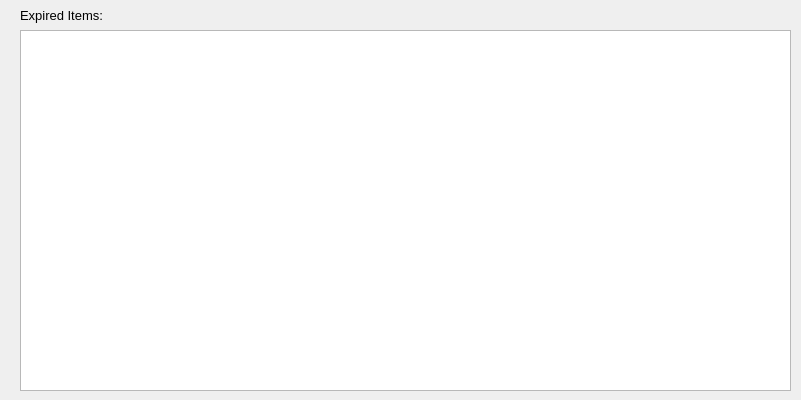
<?xml version="1.0" encoding="UTF-8"?>
<ui version="4.0">
 <class>ExpiredItems</class>
 <widget class="QDialog" name="ExpiredItems">
  <property name="geometry">
   <rect>
    <x>0</x>
    <y>0</y>
    <width>801</width>
    <height>400</height>
   </rect>
  </property>
  <property name="windowTitle">
   <string>Dialog</string>
  </property>
  <widget class="QTableView" name="tableView">
   <property name="geometry">
    <rect>
     <x>20</x>
     <y>30</y>
     <width>771</width>
     <height>361</height>
    </rect>
   </property>
  </widget>
  <widget class="QLabel" name="label">
   <property name="geometry">
    <rect>
     <x>20</x>
     <y>5</y>
     <width>91</width>
     <height>21</height>
    </rect>
   </property>
   <property name="font">
    <font>
     <pointsize>10</pointsize>
    </font>
   </property>
   <property name="text">
    <string>Expired Items:</string>
   </property>
  </widget>
 </widget>
 <resources/>
 <connections/>
</ui>
